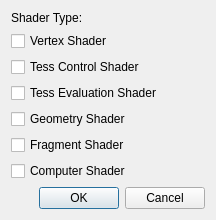
<?xml version="1.0" encoding="UTF-8"?>
<ui version="4.0">
 <class>AddShaderDialog</class>
 <widget class="QDialog" name="AddShaderDialog">
  <property name="geometry">
   <rect>
    <x>0</x>
    <y>0</y>
    <width>216</width>
    <height>206</height>
   </rect>
  </property>
  <property name="windowTitle">
   <string>Dialog</string>
  </property>
  <layout class="QVBoxLayout" name="verticalLayout_3">
   <item>
    <layout class="QVBoxLayout" name="verticalLayout_2">
     <item>
      <layout class="QVBoxLayout" name="verticalLayout">
       <item>
        <widget class="QLabel" name="label">
         <property name="text">
          <string>Shader Type:</string>
         </property>
        </widget>
       </item>
       <item>
        <widget class="QCheckBox" name="cbVertex">
         <property name="text">
          <string>Vertex Shader</string>
         </property>
         <property name="checked">
          <bool>false</bool>
         </property>
        </widget>
       </item>
       <item>
        <widget class="QCheckBox" name="cbTessControl">
         <property name="text">
          <string>Tess Control Shader</string>
         </property>
        </widget>
       </item>
       <item>
        <widget class="QCheckBox" name="cbTessEvaluation">
         <property name="text">
          <string>Tess Evaluation Shader</string>
         </property>
        </widget>
       </item>
       <item>
        <widget class="QCheckBox" name="cbGeometry">
         <property name="text">
          <string>Geometry Shader</string>
         </property>
        </widget>
       </item>
       <item>
        <widget class="QCheckBox" name="cbFragment">
         <property name="text">
          <string>Fragment Shader</string>
         </property>
         <property name="checked">
          <bool>false</bool>
         </property>
        </widget>
       </item>
       <item>
        <widget class="QCheckBox" name="cbCompute">
         <property name="text">
          <string>Computer Shader</string>
         </property>
         <property name="checked">
          <bool>false</bool>
         </property>
        </widget>
       </item>
      </layout>
     </item>
     <item>
      <widget class="QDialogButtonBox" name="buttonBox">
       <property name="orientation">
        <enum>Qt::Horizontal</enum>
       </property>
       <property name="standardButtons">
        <set>QDialogButtonBox::Cancel|QDialogButtonBox::Ok</set>
       </property>
      </widget>
     </item>
    </layout>
   </item>
  </layout>
 </widget>
 <resources/>
 <connections>
  <connection>
   <sender>buttonBox</sender>
   <signal>accepted()</signal>
   <receiver>AddShaderDialog</receiver>
   <slot>accept()</slot>
   <hints>
    <hint type="sourcelabel">
     <x>248</x>
     <y>254</y>
    </hint>
    <hint type="destinationlabel">
     <x>157</x>
     <y>274</y>
    </hint>
   </hints>
  </connection>
  <connection>
   <sender>buttonBox</sender>
   <signal>rejected()</signal>
   <receiver>AddShaderDialog</receiver>
   <slot>reject()</slot>
   <hints>
    <hint type="sourcelabel">
     <x>316</x>
     <y>260</y>
    </hint>
    <hint type="destinationlabel">
     <x>286</x>
     <y>274</y>
    </hint>
   </hints>
  </connection>
 </connections>
</ui>
